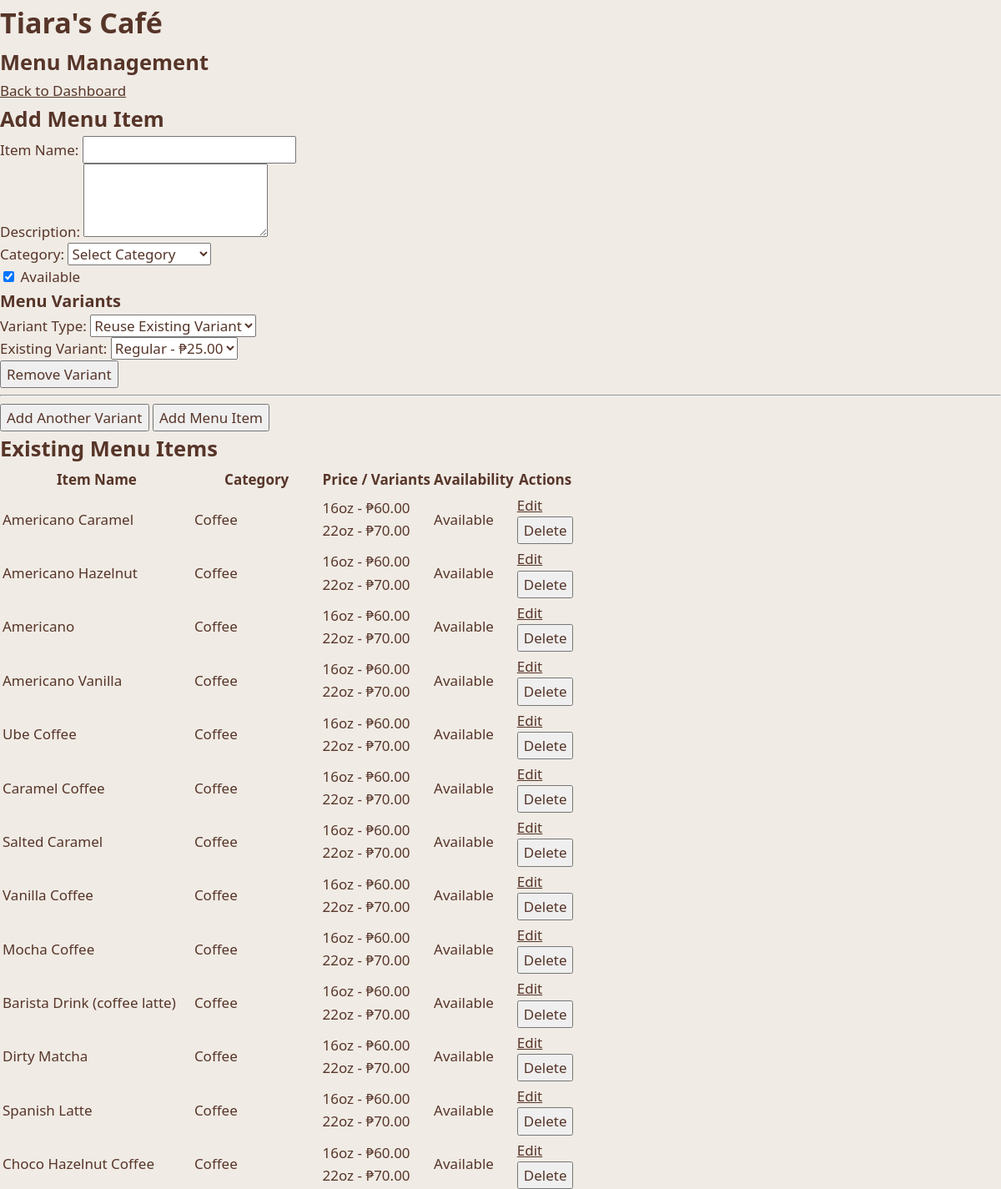
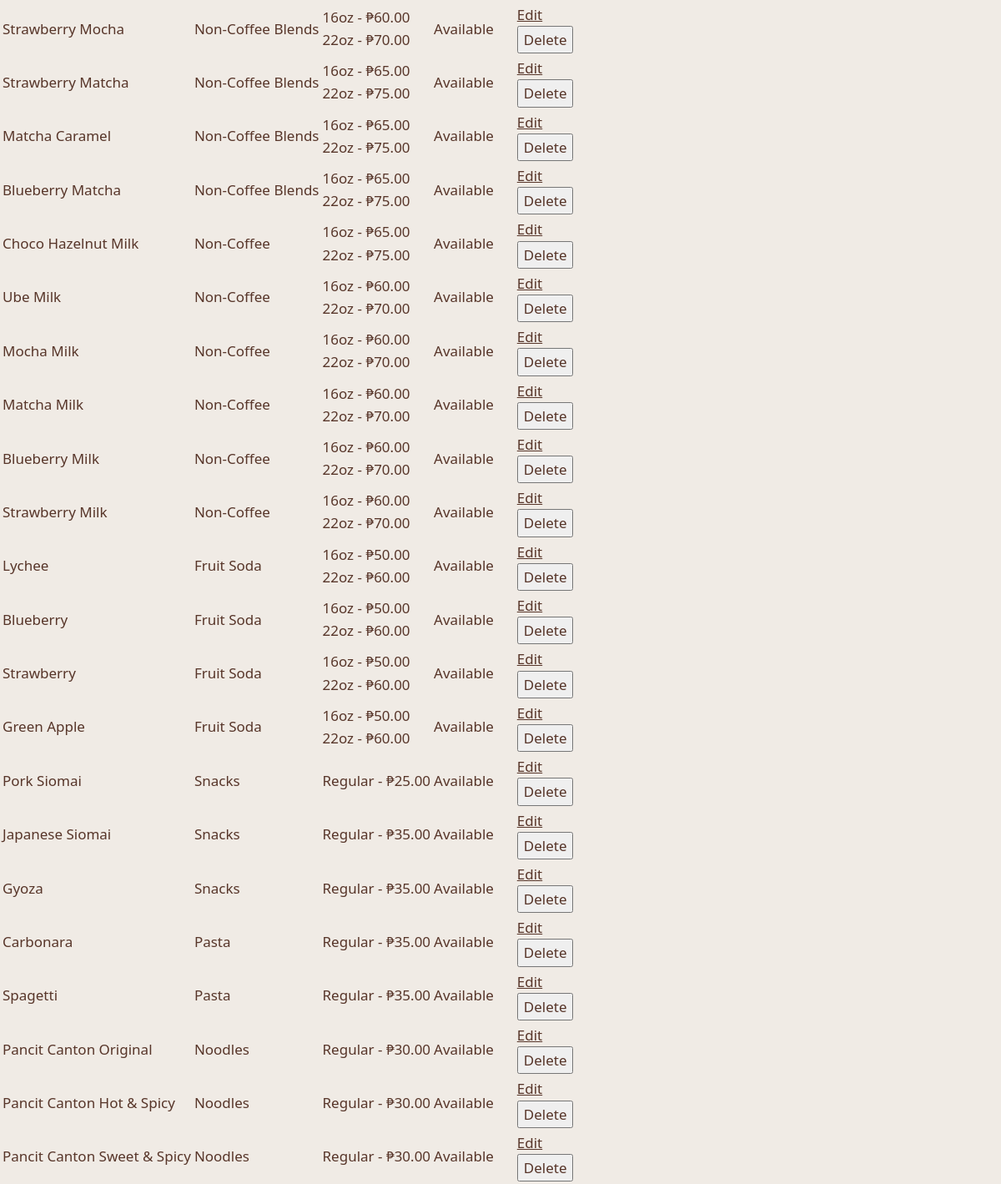
Page /tiaras_cafe/public/admin/menu-management.php (signed in) on the committed database (2 pictures, top to bottom).
### tables this page shows
CREATE TABLE `menu_item` (
  `menu_item_id` int(10) NOT NULL,
  `category_id` int(10) NOT NULL,
  `Item_name` varchar(100) NOT NULL,
  `item_desc` text NOT NULL,
  `is_available` enum('available','unavailable') NOT NULL DEFAULT 'available',
  `image_url` varchar(500) NOT NULL
);

CREATE TABLE `category` (
  `category_id` int(10) NOT NULL,
  `category_name` varchar(100) NOT NULL,
  `category_desc` text NOT NULL
);

CREATE TABLE `menu_variant` (
  `menu_variant_id` int(11) NOT NULL,
  `size` varchar(100) NOT NULL,
  `price` decimal(10,2) NOT NULL
);

### tiaras_cafe/app/Repositories/MenuRepository.php (called while the page is built, shortened)
<?php
class MenuRepository
{
    private PDO $connection;
    public function __construct(PDO $connection)
    {
        $this->connection = $connection;
    }
    public function getAllMenuVariants(): array
    {
        $sql = "
            SELECT menu_variant_id, size, price
            FROM menu_variant
            ORDER BY size, price
        ";
        $statement = $this->connection->query($sql);
        $rows = $statement->fetchAll();
        $variants = [];
        foreach ($rows as $row) {
            $variants[] = new MenuVariant(
                (string) $row['size'],
                (float) $row['price'],
                (int) $row['menu_variant_id']
            );
        }
        return $variants;
    }
    public function getAllMenuItems(): array
    {
        $sql = "
            SELECT
                mi.menu_item_id,
                mi.Item_name,
                mi.item_desc,
                mi.is_available,
                mi.image_url,
                c.category_id,
                c.category_name,
                c.category_desc,
                mv.menu_variant_id,
                mv.size,
                mv.price
            FROM menu_item mi
            INNER JOIN category c
                ON mi.category_id = c.category_id
            INNER JOIN menu m
                ON mi.menu_item_id = m.menu_item_id
            INNER JOIN menu_variant mv
                ON m.menu_variant_id = mv.menu_variant_id
            ORDER BY mi.menu_item_id, mv.menu_variant_id
        ";
        $statement = $this->connection->query($sql);
        $rows = $statement->fetchAll();
        $menuItems = [];
        foreach ($rows as $row) {
            $id = (int) $row['menu_item_id'];
            if (!isset($menuItems[$id])) {
                $category = new Category(
                    $row['category_name'],
                    (string) ($row['category_desc'] ?? ''),
                    (int) $row['category_id']
                );
                $menuItems[$id] = new MenuItem(
                    $row['Item_name'],
                    $row['item_desc'],
                    $category,
                    $row['is_available'] === 'available',
                    $id,
                    $row['image_url']
                );
            }
            $variant = new MenuVariant(
                (string) $row['size'],
                (float) $row['price'],
                (int) $row['menu_variant_id']
            );
            $menuItems[$id]->addVariant($variant);
        }
        return array_values($menuItems);
    }
}

### tiaras_cafe/app/Models/MenuVariant.php (called while the page is built, shortened)
<?php
class MenuVariant
{
    private ?int $menuVariantId;
    private string $size;
    private float $price;
    public function __construct(
        string $size,
        float $price,
        ?int $menuVariantId = null
    ) {
        $this->menuVariantId = $menuVariantId;
        $this->size = $size;
        $this->price = $price;
    }
    public function getMenuVariantId(): ?int { return $this->menuVariantId; }
    public function getSize(): string { return $this->size; }
    public function getPrice(): float { return $this->price; }
}

### tiaras_cafe/app/Models/MenuItem.php (called while the page is built, shortened)
<?php
class MenuItem
{
    private ?int $menuItemId;
    private string $itemName;
    private ?Category $category;
    private bool $isAvailable;
    private array $variants = [];
    public function __construct(
        string $itemName,
        string $itemDesc,
        ?Category $category = null,
        bool $isAvailable = true,
        ?int $menuItemId = null,
        string $imageUrl = ""
    ) {
        $this->menuItemId = $menuItemId;
        $this->itemName = $itemName;
        $this->category = $category;
        $this->isAvailable = $isAvailable;
    }
    public function getMenuItemId(): ?int { return $this->menuItemId; }
    public function getItemName(): string { return $this->itemName; }
    public function getCategory(): ?Category { return $this->category; }
    public function isAvailable(): bool { return $this->isAvailable; }
    public function getVariants(): array { return $this->variants; }
    public function addVariant(MenuVariant $variant): void
    {
        $this->variants[] = $variant;
    }
}

### tiaras_cafe/app/Models/Category.php (called while the page is built, shortened)
<?php
class Category
{
    private string $categoryName;
    public function __construct(
        string $categoryName,
        string $categoryDesc,
        ?int $categoryId = null
    ) {
        $this->categoryName = $categoryName;
    }
    public function getCategoryName(): string { return $this->categoryName; }
}

### tiaras_cafe/public/admin/menu-management.php (the view, shortened to what this page needs)
<?php
$database = new Database();
$pdo = $database->connect();
$menuItems = [];
$existingVariants = [];
$editItem = null;
if ($pdo !== null) {
    $repository = new MenuRepository($pdo);
    $existingVariants = $repository->getAllMenuVariants();
    $menuItems = $repository->getAllMenuItems();
    $menuItems = $repository->getAllMenuItems();
} else {
    $message = "Unable to connect to the database.";
}
$isEditing = $editItem !== null;
?>
<!DOCTYPE html>
<html lang="en">
<head>
    <link rel="stylesheet" href="/tiaras_cafe/public/CSS/style.css">
</head>
<body>
<header>
    <h1>Tiara's Café</h1>
    <h2>Menu Management</h2>
</header>
<main class="menu-management">
    <a href="dashboard.php">Back to Dashboard</a>
    <h2>
        <?= $isEditing ? 'Edit Menu Item' : 'Add Menu Item' ?>
    </h2>
    <form
        method="POST"
        action="<?= $isEditing
            ? 'menu-management.php?edit=' . (int) $editItem->getMenuItemId()
            : 'menu-management.php' ?>"
    >
        <div>
            <label for="item_name">Item Name:</label>
            <input
                type="text"
                id="item_name"
                name="item_name"
                value="<?= htmlspecialchars($editItem?->getItemName() ?? '') ?>"
                required
            >
        </div>
        <div>
            <label for="item_desc">Description:</label>
            <textarea
                id="item_desc"
                name="item_desc"
                rows="3"
            ><?= htmlspecialchars($editItem?->getItemDesc() ?? '') ?></textarea>
        </div>
        <div>
            <label for="category_id">Category:</label>
            <select id="category_id" name="category_id" required>
                <option value="">Select Category</option>
            </select>
        </div>
        <div>
            <label>
                <input
                    type="checkbox"
                    name="is_available"
                    <?= (!$isEditing || $editItem->isAvailable()) ? 'checked' : '' ?>
                >
                Available
            </label>
        </div>
        <h3>Menu Variants</h3>
        <div id="variant-container">
        </div>
        <button type="button" id="add-variant">
            Add Another Variant
        </button>
        <button type="submit">
            <?= $isEditing ? 'Save Changes' : 'Add Menu Item' ?>
        </button>
    </form>
    <template id="variant-row-template">
        <div class="variant-row">
            <label>Variant Type:</label>
            <select class="variant-mode" name="variants[__INDEX__][mode]">
                <?php if (count($existingVariants) > 0): ?>
                    <option value="existing">Reuse Existing Variant</option>
                <?php endif; ?>
            </select>
            <div class="existing-variant-fields">
                <label>Existing Variant:</label>
                <select
                    name="variants[__INDEX__][existing_variant_id]"
                    class="existing-variant-select"
                >
                    <?php foreach ($existingVariants as $variant): ?>
                        <option value="<?= (int) $variant->getMenuVariantId() ?>">
                            <?= htmlspecialchars($variant->getSize() ?: 'Regular') ?>
                            - ₱<?= number_format($variant->getPrice(), 2) ?>
                        </option>
                    <?php endforeach; ?>
                </select>
            </div>
            <button type="button" class="remove-variant">
                Remove Variant
            </button>
            <hr>
        </div>
    </template>
    <h2>Existing Menu Items</h2>
    <table>
        <thead>
            <tr>
                <th>Item Name</th>
                <th>Category</th>
                <th>Price / Variants</th>
                <th>Availability</th>
                <th>Actions</th>
            </tr>
        </thead>
        <tbody>
            <?php if (count($menuItems) > 0): ?>
                <?php foreach ($menuItems as $item): ?>
                    <tr>
                        <td>
                            <?= htmlspecialchars($item->getItemName()) ?>
                        </td>
                        <td>
                            <?= htmlspecialchars(
                                $item->getCategory()?->getCategoryName() ?? 'Uncategorized'
                            ) ?>
                        </td>
                        <td>
                            <?php foreach ($item->getVariants() as $variant): ?>
                                <?= htmlspecialchars($variant->getSize() ?: 'Regular') ?>
                                - ₱<?= number_format($variant->getPrice(), 2) ?>
                                <br>
                            <?php endforeach; ?>
                        </td>
                        <td>
                            <?= $item->isAvailable() ? 'Available' : 'Unavailable' ?>
                        </td>
                        <td>
                            <a href="menu-management.php?edit=<?= (int) $item->getMenuItemId() ?>">
                                Edit
                            </a>
                            <form
                                method="POST"
                                action="menu-management.php"
                                onsubmit="return confirm('Are you sure you want to delete this menu item?');"
                            >
                                <button type="submit">Delete</button>
                            </form>
                        </td>
                    </tr>
                <?php endforeach; ?>
            <?php else: ?>
                <tr>
                    <td colspan="5">No menu items to display yet.</td>
                </tr>
            <?php endif; ?>
        </tbody>
    </table>
</main>
</body>
</html>

### tiaras_cafe/public/css/style.css (style rules this page uses)
:root { color-scheme: light; box-sizing: border-box; padding-top: env(safe-area-inset-top, 0px); padding-bottom: env(safe-area-inset-bottom, 0px); }
html { scroll-padding-top: env(safe-area-inset-top, 0px); }
body { padding: 0; }
:root { --butter: #f0ebe5; --rose: #e4c6c8; --choc: #573529; --bg: #f0ebe5; --surface: #f8f5f1; --surface-2: #e8dfd6; --tile: #ecd9d9; --ink: #573529; --ink-soft: #7b5d50; --line: #d8c9bd; --band: #573529; --on-band: #f0ebe5; --on-band-soft: #dcc9bf; --rose-band: #e4c6c8; --on-rose: #573529; --btn-bg: #573529; --btn-fg: #f0ebe5; --bullet: #b98f93; --focus: #8a4f5a; --error: #a3322f; --cal-off-bg: #573529; --cal-off-fg: #f0ebe5; --cal-res: #d9c0b3; --cal-sel: #e4c6c8; --cal-sel-fg: #573529; --display: 'Playfair Display', Georgia, 'Times New Roman', serif; --sans: 'Jost', 'Segoe UI', system-ui, -apple-system, 'Helvetica Neue', Arial, sans-serif; }
*, *::before, *::after { box-sizing: border-box; }
html { scroll-behavior: smooth; }
body { margin: 0; background: var(--bg); color: var(--ink); font: 400 17px/1.6 var(--sans); -webkit-font-smoothing: antialiased; overflow-x: hidden; }
body::before { content: ''; position: fixed; inset: 0 0 auto; height: env(safe-area-inset-top, 0px); z-index: 30; background: var(--band); }
h1, h2, h3, h4 { margin: 0; text-wrap: balance; }
a { color: inherit; }
button, input, select, textarea { font: inherit; color: inherit; }

### rows in the picture
menu_item: Item_name "Americano Caramel", category.category_name "Coffee", menu_variant.size "16oz", Price "60.00", menu_variant.size "22oz", Price "70.00"
menu_item: Item_name "Americano Hazelnut", category.category_name "Coffee", menu_variant.size "16oz", Price "60.00", menu_variant.size "22oz", Price "70.00"
menu_item: Item_name "Americano", category.category_name "Coffee", menu_variant.size "16oz", Price "60.00", menu_variant.size "22oz", Price "70.00"
menu_item: Item_name "Americano Vanilla", category.category_name "Coffee", menu_variant.size "16oz", Price "60.00", menu_variant.size "22oz", Price "70.00"
menu_item: Item_name "Ube Coffee", category.category_name "Coffee", menu_variant.size "16oz", Price "60.00", menu_variant.size "22oz", Price "70.00"
menu_item: Item_name "Caramel Coffee", category.category_name "Coffee", menu_variant.size "16oz", Price "60.00", menu_variant.size "22oz", Price "70.00"
menu_item: Item_name "Salted Caramel", category.category_name "Coffee", menu_variant.size "16oz", Price "60.00", menu_variant.size "22oz", Price "70.00"
menu_item: Item_name "Vanilla Coffee", category.category_name "Coffee", menu_variant.size "16oz", Price "60.00", menu_variant.size "22oz", Price "70.00"
menu_item: Item_name "Mocha Coffee", category.category_name "Coffee", menu_variant.size "16oz", Price "60.00", menu_variant.size "22oz", Price "70.00"
menu_item: Item_name "Barista Drink (coffee latte)", category.category_name "Coffee", menu_variant.size "16oz", Price "60.00", menu_variant.size "22oz", Price "70.00"
menu_item: Item_name "Dirty Matcha", category.category_name "Coffee", menu_variant.size "16oz", Price "60.00", menu_variant.size "22oz", Price "70.00"
menu_item: Item_name "Spanish Latte", category.category_name "Coffee", menu_variant.size "16oz", Price "60.00", menu_variant.size "22oz", Price "70.00"
menu_item: Item_name "Choco Hazelnut Coffee", category.category_name "Coffee", menu_variant.size "16oz", Price "60.00", menu_variant.size "22oz", Price "70.00"
menu_item: Item_name "Strawberry Mocha", category.category_name "Non-Coffee Blends", menu_variant.size "16oz", Price "60.00", menu_variant.size "22oz", Price "70.00", is_available "Available"
menu_item: Item_name "Strawberry Matcha", category.category_name "Non-Coffee Blends", menu_variant.size "16oz", Price "65.00", menu_variant.size "22oz", Price "75.00"
menu_item: Item_name "Matcha Caramel", category.category_name "Non-Coffee Blends", menu_variant.size "16oz", Price "65.00", menu_variant.size "22oz", Price "75.00"
menu_item: Item_name "Blueberry Matcha", category.category_name "Non-Coffee Blends", menu_variant.size "16oz", Price "65.00", menu_variant.size "22oz", Price "75.00"
menu_item: Item_name "Choco Hazelnut Milk", category.category_name "Non-Coffee", menu_variant.size "16oz", Price "65.00", menu_variant.size "22oz", Price "75.00"
menu_item: Item_name "Ube Milk", category.category_name "Non-Coffee", menu_variant.size "16oz", Price "60.00", menu_variant.size "22oz", Price "70.00", is_available "Available"
menu_item: Item_name "Mocha Milk", category.category_name "Non-Coffee", menu_variant.size "16oz", Price "60.00", menu_variant.size "22oz", Price "70.00", is_available "Available"
menu_item: Item_name "Matcha Milk", category.category_name "Non-Coffee", menu_variant.size "16oz", Price "60.00", menu_variant.size "22oz", Price "70.00", is_available "Available"
menu_item: Item_name "Blueberry Milk", category.category_name "Non-Coffee", menu_variant.size "16oz", Price "60.00", menu_variant.size "22oz", Price "70.00", is_available "Available"
menu_item: Item_name "Strawberry Milk", category.category_name "Non-Coffee", menu_variant.size "16oz", Price "60.00", menu_variant.size "22oz", Price "70.00", is_available "Available"
menu_item: Item_name "Lychee", category.category_name "Fruit Soda", menu_variant.size "16oz", Price "50.00", menu_variant.size "22oz", Price "60.00"
menu_item: Item_name "Blueberry", category.category_name "Fruit Soda", menu_variant.size "16oz", Price "50.00", menu_variant.size "22oz", Price "60.00"
menu_item: Item_name "Strawberry", category.category_name "Fruit Soda", menu_variant.size "16oz", Price "50.00", menu_variant.size "22oz", Price "60.00"
menu_item: Item_name "Green Apple", category.category_name "Fruit Soda", menu_variant.size "16oz", Price "50.00", menu_variant.size "22oz", Price "60.00"
menu_item: Item_name "Pork Siomai", category.category_name "Snacks", menu_variant.size "Regular", Price "25.00", is_available "Available"
menu_item: Item_name "Japanese Siomai", category.category_name "Snacks", menu_variant.size "Regular", Price "35.00", is_available "Available"
menu_item: Item_name "Gyoza", category.category_name "Snacks", menu_variant.size "Regular", Price "35.00", is_available "Available"
menu_item: Item_name "Carbonara", category.category_name "Pasta", menu_variant.size "Regular", Price "35.00", is_available "Available"
menu_item: Item_name "Spagetti", category.category_name "Pasta", menu_variant.size "Regular", Price "35.00", is_available "Available"
menu_item: Item_name "Pancit Canton Original", category.category_name "Noodles", menu_variant.size "Regular", Price "30.00", is_available "Available"
menu_item: Item_name "Pancit Canton Hot & Spicy", category.category_name "Noodles", menu_variant.size "Regular", Price "30.00", is_available "Available"
menu_item: Item_name "Pancit Canton Sweet & Spicy", category.category_name "Noodles", menu_variant.size "Regular", Price "30.00", is_available "Available"

### other values in the picture
form field value "Regular - ₱25.00"
